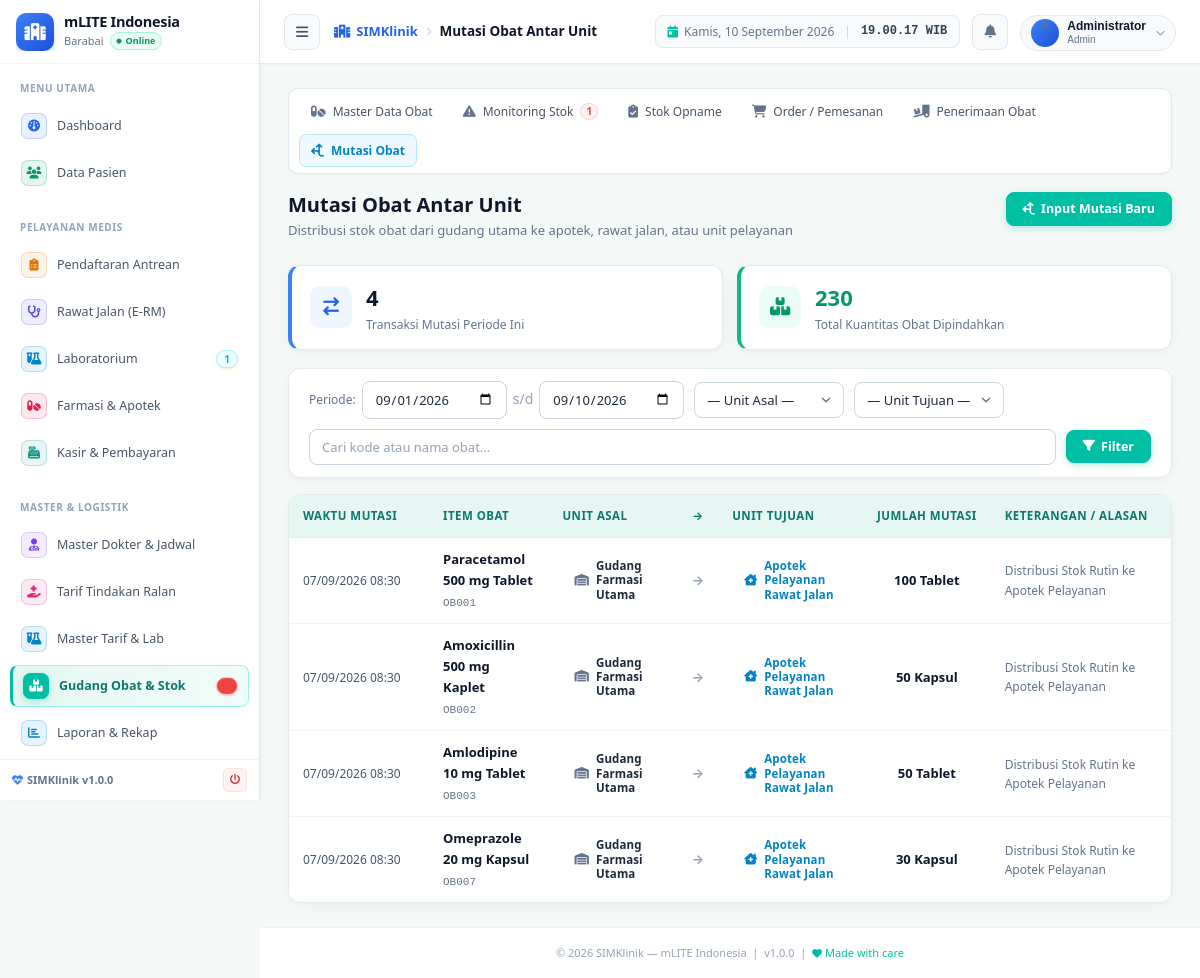
Page /modules/gudang_obat/mutasi.php (signed in) on the committed database.
### tables this page shows
CREATE TABLE IF NOT EXISTS `mutasibarang` (
  `kode_brng` varchar(15) NOT NULL,
  `jml` double NOT NULL,
  `harga` double NOT NULL,
  `kd_bangsaldari` char(5) NOT NULL,
  `kd_bangsalke` char(5) NOT NULL,
  `tanggal` datetime NOT NULL,
  `keterangan` varchar(60) NOT NULL,
  `no_batch` varchar(20) NOT NULL,
  `no_faktur` varchar(20) NOT NULL,
  PRIMARY KEY (`kode_brng`,`kd_bangsaldari`,`kd_bangsalke`,`tanggal`,`no_batch`,`no_faktur`) USING BTREE,
  KEY `kd_bangsaldari` (`kd_bangsaldari`) USING BTREE,
  KEY `kd_bangsalke` (`kd_bangsalke`) USING BTREE,
  KEY `jml` (`jml`) USING BTREE,
  KEY `keterangan` (`keterangan`) USING BTREE,
  KEY `kode_brng` (`kode_brng`) USING BTREE
);

CREATE TABLE IF NOT EXISTS `databarang` (
  `kode_brng` varchar(15) NOT NULL DEFAULT '',
  `nama_brng` varchar(80) DEFAULT NULL,
  `kode_satbesar` char(4) NOT NULL,
  `kode_sat` char(4) DEFAULT NULL,
  `letak_barang` varchar(100) DEFAULT NULL,
  `dasar` double NOT NULL,
  `h_beli` double DEFAULT NULL,
  `ralan` double DEFAULT NULL,
  `kelas1` double DEFAULT NULL,
  `kelas2` double DEFAULT NULL,
  `kelas3` double DEFAULT NULL,
  `utama` double DEFAULT NULL,
  `vip` double DEFAULT NULL,
  `vvip` double DEFAULT NULL,
  `beliluar` double DEFAULT NULL,
  `jualbebas` double DEFAULT NULL,
  `karyawan` double DEFAULT NULL,
  `stokminimal` double DEFAULT NULL,
  `kdjns` char(4) DEFAULT NULL,
  `isi` double NOT NULL,
  `kapasitas` double NOT NULL,
  `expire` date DEFAULT NULL,
  `status` enum('0','1') NOT NULL,
  `kode_industri` char(5) DEFAULT NULL,
  `kode_kategori` char(4) DEFAULT NULL,
  `kode_golongan` char(4) DEFAULT NULL,
  PRIMARY KEY (`kode_brng`),
  KEY `kode_sat` (`kode_sat`),
  KEY `kdjns` (`kdjns`),
  KEY `nama_brng` (`nama_brng`),
  KEY `letak_barang` (`letak_barang`),
  KEY `h_beli` (`h_beli`),
  KEY `h_distributor` (`ralan`),
  KEY `h_grosir` (`kelas1`),
  KEY `h_retail` (`kelas2`),
  KEY `stok` (`stokminimal`),
  KEY `kapasitas` (`kapasitas`),
  KEY `kode_industri` (`kode_industri`),
  KEY `kelas3` (`kelas3`),
  KEY `utama` (`utama`),
  KEY `vip` (`vip`),
  KEY `vvip` (`vvip`),
  KEY `beliluar` (`beliluar`),
  KEY `jualbebas` (`jualbebas`),
  KEY `karyawan` (`karyawan`),
  KEY `expire` (`expire`),
  KEY `status` (`status`),
  KEY `kode_kategori` (`kode_kategori`),
  KEY `kode_golongan` (`kode_golongan`),
  KEY `kode_satbesar` (`kode_satbesar`) USING BTREE
);

CREATE TABLE IF NOT EXISTS `bangsal` (
  `kd_bangsal` char(5) NOT NULL,
  `nm_bangsal` varchar(30) DEFAULT NULL,
  `status` enum('0','1') DEFAULT NULL,
  PRIMARY KEY (`kd_bangsal`),
  KEY `nm_bangsal` (`nm_bangsal`),
  KEY `status` (`status`)
);

CREATE TABLE IF NOT EXISTS `kodesatuan` (
  `kode_sat` char(4) NOT NULL,
  `satuan` varchar(30) DEFAULT NULL,
  PRIMARY KEY (`kode_sat`),
  KEY `satuan` (`satuan`)
);

### includes/functions.php (called while the page is built, shortened)
<?php
function sanitize(string $input): string {
    return htmlspecialchars(trim(strip_tags($input)), ENT_QUOTES, 'UTF-8');
}

### modules/gudang_obat/mutasi.php (the view, shortened to what this page needs)
<?php
require_once dirname(__DIR__, 2) . '/includes/functions.php';
$tgl_mulai  = sanitize($_GET['tgl_mulai'] ?? date('Y-m-01'));
$tgl_akhir  = sanitize($_GET['tgl_akhir'] ?? date('Y-m-d'));
$search     = sanitize($_GET['q'] ?? '');
$where = "DATE(m.tanggal) BETWEEN '$tgl_mulai' AND '$tgl_akhir'";
$mutasi_res = $conn->query("
    SELECT m.*, db.nama_brng, ks.satuan,
           b1.nm_bangsal as nm_bangsal_dari,
           b2.nm_bangsal as nm_bangsal_ke
    FROM mutasibarang m
    JOIN databarang db ON m.kode_brng = db.kode_brng
    LEFT JOIN kodesatuan ks ON db.kode_sat = ks.kode_sat
    LEFT JOIN bangsal b1 ON m.kd_bangsaldari = b1.kd_bangsal
    LEFT JOIN bangsal b2 ON m.kd_bangsalke = b2.kd_bangsal
    WHERE $where
    ORDER BY m.tanggal DESC
");
$mutasi_list = [];
$total_qty_mutasi = 0;
if ($mutasi_res) {
    while ($row = $mutasi_res->fetch_assoc()) {
        $mutasi_list[] = $row;
        $total_qty_mutasi += (float)$row['jml'];
    }
}
include dirname(__DIR__, 2) . '/includes/header.php';
?>
<?php include __DIR__ . '/header_nav.php'; ?>
<div class="page-header">
  <div>
    <h1 class="page-title">Mutasi Obat Antar Unit</h1>
    <p class="page-subtitle">Distribusi stok obat dari gudang utama ke apotek, rawat jalan, atau unit pelayanan</p>
  </div>
  <div class="page-actions">
    <button type="button" class="btn btn-primary" onclick="openMutasiModal()">
      <i class="fas fa-arrows-split-up-and-left"></i> Input Mutasi Baru
    </button>
  </div>
</div>
<div style="display:grid;grid-template-columns:repeat(auto-fit, minmax(220px, 1fr));gap:14px;margin-bottom:18px;">
  <div class="card" style="border-left:4px solid #3b82f6;">
    <div class="card-body" style="padding:14px 18px;display:flex;align-items:center;gap:14px;">
      <div style="width:42px;height:42px;background:#eff6ff;color:#2563eb;border-radius:10px;display:flex;align-items:center;justify-content:center;font-size:18px;">
        <i class="fas fa-arrow-right-arrow-left"></i>
      </div>
      <div>
        <div style="font-size:22px;font-weight:700;color:#0f172a;"><?= count($mutasi_list) ?></div>
        <div style="font-size:12px;color:#64748b;">Transaksi Mutasi Periode Ini</div>
      </div>
    </div>
  </div>
  <div class="card" style="border-left:4px solid #10b981;">
    <div class="card-body" style="padding:14px 18px;display:flex;align-items:center;gap:14px;">
      <div style="width:42px;height:42px;background:#ecfdf5;color:#059669;border-radius:10px;display:flex;align-items:center;justify-content:center;font-size:18px;">
        <i class="fas fa-boxes-stacked"></i>
      </div>
      <div>
        <div style="font-size:22px;font-weight:700;color:#059669;"><?= number_format($total_qty_mutasi) ?></div>
        <div style="font-size:12px;color:#64748b;">Total Kuantitas Obat Dipindahkan</div>
      </div>
    </div>
  </div>
</div>
<div class="card mb-16">
  <div class="card-body" style="padding:12px 20px;">
    <form method="GET" style="display:flex;gap:10px;align-items:center;flex-wrap:wrap;">
      <div style="display:flex;align-items:center;gap:6px;">
        <label style="font-size:12px;color:#64748b;">Periode:</label>
        <input type="date" name="tgl_mulai" class="form-control" style="width:145px;" value="<?= $tgl_mulai ?>">
        <span style="color:#94a3b8;">s/d</span>
        <input type="date" name="tgl_akhir" class="form-control" style="width:145px;" value="<?= $tgl_akhir ?>">
      </div>
      <div style="width:150px;">
        <select name="dari" class="form-control">
          <option value="">— Unit Asal —</option>
        </select>
      </div>
      <div style="width:150px;">
        <select name="ke" class="form-control">
          <option value="">— Unit Tujuan —</option>
        </select>
      </div>
      <div style="flex:1;min-width:180px;">
        <input type="text" name="q" class="form-control" placeholder="Cari kode atau nama obat..." value="<?= htmlspecialchars($search) ?>">
      </div>
      <button type="submit" class="btn btn-primary"><i class="fas fa-filter"></i> Filter</button>
    </form>
  </div>
</div>
<div class="card">
  <div class="card-body" style="padding:0;">
    <div class="table-responsive">
      <table class="table table-hover mb-0">
        <thead>
          <tr style="background:#f8fafc;border-bottom:1px solid #e2e8f0;">
            <th style="width:140px;">Waktu Mutasi</th>
            <th>Item Obat</th>
            <th>Unit Asal</th>
            <th style="width:40px;text-align:center;">&rarr;</th>
            <th>Unit Tujuan</th>
            <th style="text-align:center;">Jumlah Mutasi</th>
            <th>Keterangan / Alasan</th>
          </tr>
        </thead>
        <tbody>
          <?php if (empty($mutasi_list)): ?>
            <tr>
              <td colspan="7" style="text-align:center;padding:36px;color:#94a3b8;">
                <i class="fas fa-arrows-split-up-and-left" style="font-size:32px;margin-bottom:10px;display:block;"></i>
                Belum ada data riwayat mutasi obat pada rentang tanggal ini.
              </td>
            </tr>
          <?php else: ?>
            <?php foreach ($mutasi_list as $row): ?>
              <tr>
                <td style="font-size:12px;color:#475569;">
                  <?= date('d/m/Y H:i', strtotime($row['tanggal'])) ?>
                </td>
                <td>
                  <div style="font-weight:600;color:#0f172a;font-size:13px;">
                    <?= htmlspecialchars($row['nama_brng']) ?>
                  </div>
                  <code style="font-size:11px;color:#64748b;"><?= htmlspecialchars($row['kode_brng']) ?></code>
                </td>
                <td>
                  <span class="badge badge-light" style="font-size:11.5px;">
                    <i class="fas fa-warehouse" style="color:#64748b;margin-right:3px;"></i>
                    <?= htmlspecialchars($row['nm_bangsal_dari'] ?: $row['kd_bangsaldari']) ?>
                  </span>
                </td>
                <td style="text-align:center;color:#94a3b8;font-weight:bold;">&rarr;</td>
                <td>
                  <span class="badge badge-light" style="font-size:11.5px;color:#0284c7;">
                    <i class="fas fa-clinic-medical" style="margin-right:3px;"></i>
                    <?= htmlspecialchars($row['nm_bangsal_ke'] ?: $row['kd_bangsalke']) ?>
                  </span>
                </td>
                <td style="text-align:center;font-size:13px;font-weight:700;color:#0f172a;">
                  <?= (int)$row['jml'] ?> <?= htmlspecialchars($row['satuan'] ?? '') ?>
                </td>
                <td style="font-size:12px;color:#64748b;">
                  <?= htmlspecialchars($row['keterangan'] ?: '-') ?>
                </td>
              </tr>
            <?php endforeach; ?>
          <?php endif; ?>
        </tbody>
      </table>
    </div>
  </div>
</div>
<?php include dirname(__DIR__, 2) . '/includes/footer.php'; ?>

### assets/css/style.css (style rules this page uses)
:root { --primary-50: #e6f7f3; --primary-100: #ccfbf1; --primary-200: #99f6e4; --primary-500: #14b8a6; --primary-600: #00bfa5; --primary-700: #0f766e; --primary-800: #115e59; --magenta-500: #e91e63; --magenta-600: #d81b60; --magenta-bg: #fdf2f8; --success: #10b981; --success-bg: #ecfdf5; --warning: #f59e0b; --warning-bg: #fffbeb; --danger: #ef4444; --danger-bg: #fef2f2; --info: #06b6d4; --info-bg: #ecfeff; --gray-50: #f4f8f7; --gray-100: #eef3f2; --gray-200: #e2ece9; --gray-300: #cbd5e1; --gray-400: #94a3b8; --gray-500: #64748b; --gray-600: #475569; --gray-700: #334155; --gray-800: #1e293b; --gray-900: #0f172a; --sidebar-w: 260px; --sidebar-w-collapsed: 72px; --header-h: 64px; --border-radius: 12px; --border-radius-sm: 8px; --border-radius-lg: 16px; --shadow-sm: 0 1px 3px 0 rgba(15, 23, 42, 0.04); --shadow: 0 3px 8px -1px rgba(15, 23, 42, 0.06); --shadow-md: 0 6px 16px -2px rgba(15, 23, 42, 0.06); --shadow-lg: 0 12px 24px -4px rgba(15, 23, 42, 0.08); --transition: all 0.18s cubic-bezier(0.4, 0, 0.2, 1); }
*, *::before, *::after { box-sizing: border-box; margin: 0; padding: 0; }
html { font-size: 14px; scroll-behavior: smooth; }
body { font-family: 'Segoe UI', -apple-system, BlinkMacSystemFont, Roboto, 'Helvetica Neue', sans-serif; background: #f1f6f5; color: var(--gray-800); line-height: 1.6; min-height: 100vh; }
.page-header { display: flex; align-items: flex-start; justify-content: space-between; gap: 16px; margin-bottom: 24px; }
.page-title { font-size: 20px; font-weight: 700; color: var(--gray-900); line-height: 1.3; }
.page-subtitle { font-size: 13px; color: var(--gray-500); margin-top: 2px; }
.page-actions { display: flex; align-items: center; gap: 8px; flex-shrink: 0; }
.card { background: #ffffff; border: 1px solid #e2ece9; border-radius: var(--border-radius); box-shadow: 0 4px 20px -2px rgba(15, 23, 42, 0.04), 0 2px 6px -1px rgba(0, 0, 0, 0.02); transition: box-shadow 0.2s ease, transform 0.2s ease; }
.card-body { padding: 20px; }
.btn { display: inline-flex; align-items: center; gap: 6px; padding: 7px 16px; border-radius: var(--border-radius-sm); font-size: 12.5px; font-weight: 600; font-family: inherit; border: 1px solid transparent; cursor: pointer; transition: var(--transition); white-space: nowrap; text-decoration: none; line-height: 1.4; }
.btn-primary { background: var(--primary-600); color: #fff; border-color: var(--primary-600); box-shadow: 0 2px 8px -1px rgba(0, 191, 165, 0.35); }
.badge { display: inline-flex; align-items: center; gap: 4px; padding: 3px 12px; border-radius: 999px; font-size: 11px; font-weight: 700; line-height: 1.25; letter-spacing: 0.01em; }
table.table { width: 100%; border-collapse: collapse; font-size: 13px; }
.table th, table.table thead th, .table-responsive thead th { background: #e6f7f3 !important; color: #0f766e !important; padding: 12px 14px; text-align: left; font-weight: 700; font-size: 11.5px; text-transform: uppercase; letter-spacing: 0.04em; border: none !important; border-bottom: 1px solid #d1fae5 !important; white-space: nowrap; vertical-align: middle; }
.table thead th:first-child, .table-responsive thead th:first-child { border-top-left-radius: 10px; }
.table thead th:last-child, .table-responsive thead th:last-child { border-top-right-radius: 10px; }
.table td { padding: 11px 14px; border-bottom: 1px solid #edf4f2; color: var(--gray-800); vertical-align: middle; transition: background 0.12s ease; }
.table tbody tr:last-child td { border-bottom: none; }
.form-control { width: 100%; padding: 8px 12px; border: 1px solid var(--gray-300); border-radius: var(--border-radius-sm); font-size: 13px; font-family: inherit; color: var(--gray-800); background: #fff; transition: var(--transition); outline: none; }
.form-control::placeholder { color: var(--gray-400); }
select.form-control { appearance: none; background-position: right 8px center; background-repeat: no-repeat; background-size: 18px; padding-right: 32px; }
.mb-16 { margin-bottom: 16px; }

### rows in the picture
mutasibarang: tanggal "07/09/2026 08:30", kode_brng.nama_brng "Paracetamol 500 mg Tablet", kode_brng "OB001", kd_bangsaldari.nm_bangsal "Gudang Farmasi Utama", kd_bangsalke.nm_bangsal "Apotek Pelayanan Rawat Jalan", jml "100", kodesatuan.satuan "Tablet", keterangan "Distribusi Stok Rutin ke Apotek Pelayanan"
mutasibarang: tanggal "07/09/2026 08:30", kode_brng.nama_brng "Amoxicillin 500 mg Kaplet", kode_brng "OB002", kd_bangsaldari.nm_bangsal "Gudang Farmasi Utama", kd_bangsalke.nm_bangsal "Apotek Pelayanan Rawat Jalan", jml "50", kodesatuan.satuan "Kapsul", keterangan "Distribusi Stok Rutin ke Apotek Pelayanan"
mutasibarang: tanggal "07/09/2026 08:30", kode_brng.nama_brng "Amlodipine 10 mg Tablet", kode_brng "OB003", kd_bangsaldari.nm_bangsal "Gudang Farmasi Utama", kd_bangsalke.nm_bangsal "Apotek Pelayanan Rawat Jalan", jml "50", kodesatuan.satuan "Tablet", keterangan "Distribusi Stok Rutin ke Apotek Pelayanan"
mutasibarang: tanggal "07/09/2026 08:30", kode_brng.nama_brng "Omeprazole 20 mg Kapsul", kode_brng "OB007", kd_bangsaldari.nm_bangsal "Gudang Farmasi Utama", kd_bangsalke.nm_bangsal "Apotek Pelayanan Rawat Jalan", jml "30", kodesatuan.satuan "Kapsul", keterangan "Distribusi Stok Rutin ke Apotek Pelayanan"

### other values in the picture
INSTANSI_NAMA "mLITE Indonesia"
INSTANSI_KOTA "Barabai"
$sec['title'] "MENU UTAMA"
$item['label'] "Dashboard"
$item['label'] "Data Pasien"
$sec['title'] "PELAYANAN MEDIS"
$item['label'] "Pendaftaran Antrean"
$item['label'] "Rawat Jalan (E-RM)"
$item['label'] "Laboratorium"
$item['badge'] "1"
$item['label'] "Farmasi & Apotek"
$item['label'] "Kasir & Pembayaran"
$sec['title'] "MASTER & LOGISTIK"
$item['label'] "Master Dokter & Jadwal"
$item['label'] "Tarif Tindakan Ralan"
